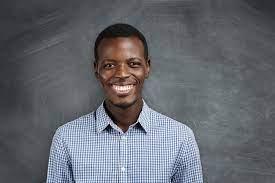
#> input picture 1.jpg, 275 x 183 px; its folder holds only this picture in this run
$ python allimages.py
#> lines starting #> are read from the running program, lines starting #| are printed output that depends on the picture
import cv2, glob

all_images = glob.glob("*.jpg")
detect = cv2.CascadeClassifier("haarcascade_frontalface_default.xml")

for image in all_images:
    img = cv2.imread(image)
#> img is the input picture: shape (183, 275, 3); mean B, G, R 110.5, 103.9, 101.5
    gray_img = cv2.cvtColor(img, cv2.COLOR_BGR2GRAY)
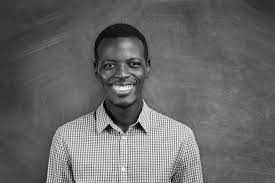
#> gray_img: shape (183, 275); min 0, max 252, mean 103.8
    faces = detect.detectMultiScale(gray_img, 1.1, 5)
#> faces = [[93, 41, 57, 57]]

    for(x, y, w, h) in faces:
        final_img = cv2.rectangle(img,(x,y),(x+w,y+h),(0,255,0),2)
#> this loop made 1 pass

    cv2.imshow("Face Detection", final_img)
    cv2.waitKey(2000)
    cv2.destroyAllWindows()

$ run again, on 4.jpg
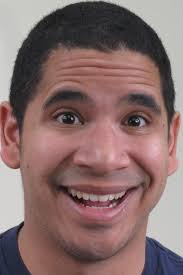
#> input picture 4.jpg, 183 x 275 px
#> img is the input picture: shape (275, 183, 3); mean B, G, R 107.8, 109.2, 135.4
#> `gray_img = cv2.cvtColor(img, cv2.COLOR_BGR2GRAY)`:
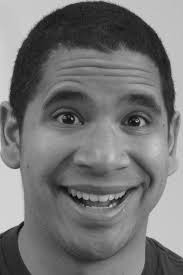
#> gray_img: shape (275, 183); min 4, max 228, mean 116.9
#> faces = [[6, 52, 170, 170]]
#> the loop `for(x, y, w, h) in faces:` made 1 pass
#> pass 1, `final_img = cv2.rectangle(img,(x,y),(x+w,y+h),(0,255,0),2)`:
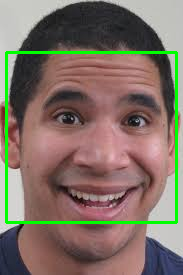
#> final_img: shape (275, 183, 3); mean B, G, R 102.2, 113.9, 128.8

$ run again, on 5.jpg
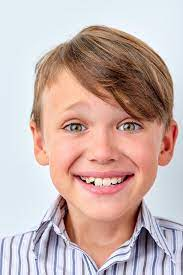
#> input picture 5.jpg, 183 x 275 px
#> img is the input picture: shape (275, 183, 3); mean B, G, R 173.9, 178, 200.4
#> `gray_img = cv2.cvtColor(img, cv2.COLOR_BGR2GRAY)`:
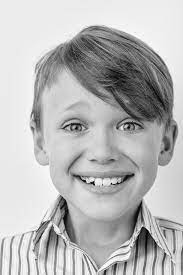
#> gray_img: shape (275, 183); min 2, max 255, mean 184.2
#> faces = [[31, 73, 134, 134]]
#> the loop `for(x, y, w, h) in faces:` made 1 pass
#> pass 1, `final_img = cv2.rectangle(img,(x,y),(x+w,y+h),(0,255,0),2)`:
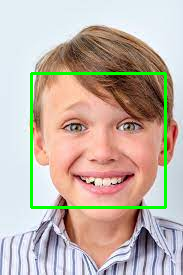
#> final_img: shape (275, 183, 3); mean B, G, R 169.1, 181, 194.5

$ run again, on 6.jpg
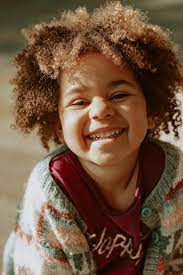
#> input picture 6.jpg, 183 x 275 px
#> img is the input picture: shape (275, 183, 3); mean B, G, R 63.6, 85, 113.1
#> `gray_img = cv2.cvtColor(img, cv2.COLOR_BGR2GRAY)`:
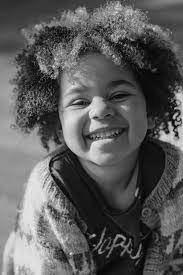
#> gray_img: shape (275, 183); min 2, max 247, mean 91
#> faces = [[50, 56, 102, 102]]
#> the loop `for(x, y, w, h) in faces:` made 1 pass
#> pass 1, `final_img = cv2.rectangle(img,(x,y),(x+w,y+h),(0,255,0),2)`:
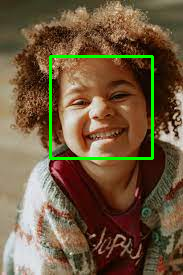
#> final_img: shape (275, 183, 3); mean B, G, R 62.8, 89.8, 110.8

$ run again, on 10.jpg
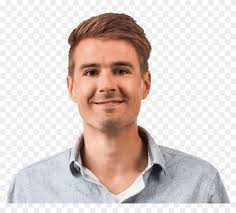
#> input picture 10.jpg, 236 x 213 px
#> img is the input picture: shape (213, 236, 3); mean B, G, R 203.3, 207.6, 219.7
#> `gray_img = cv2.cvtColor(img, cv2.COLOR_BGR2GRAY)`:
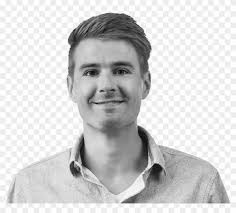
#> gray_img: shape (213, 236); min 5, max 255, mean 210.7
#> faces = [[63, 36, 89, 89]]
#> the loop `for(x, y, w, h) in faces:` made 1 pass
#> pass 1, `final_img = cv2.rectangle(img,(x,y),(x+w,y+h),(0,255,0),2)`:
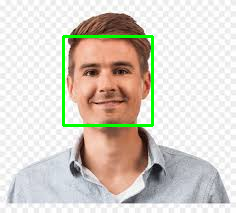
#> final_img: shape (213, 236, 3); mean B, G, R 199.5, 209, 215.4
